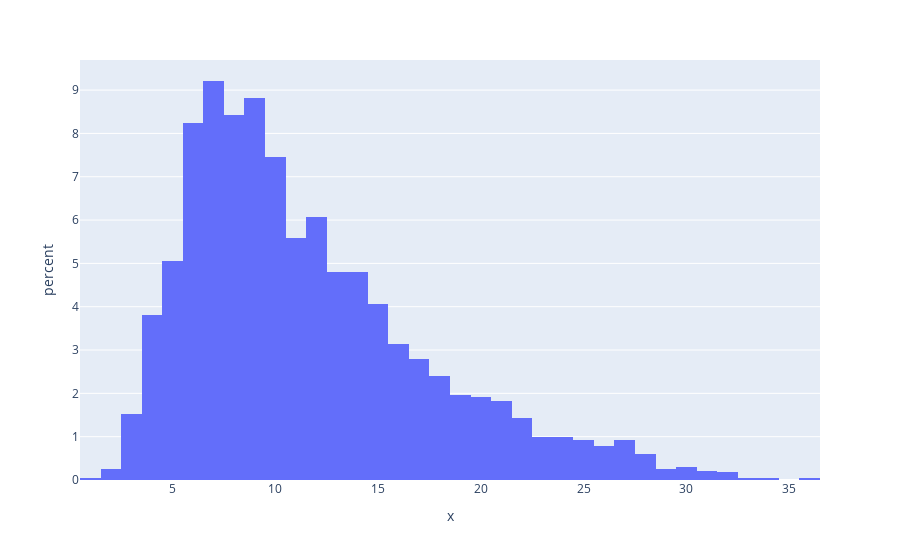

This figure's notebook cell:
### Markdown cell above
# How are the Points Distributed?

### Code cell
fig = px.histogram(x=rs_df['PTS'], histnorm='percent')
fig.show()

### Figure 1 — Plotly figure (JSON) as saved in the notebook; plotly's stock layout.template omitted (floating-point values rounded to 4 significant figures; data arrays with more than 128 entries replaced by an {"elided": "..."} marker saying what was removed)
{"data": [{"alignmentgroup": "True", "bingroup": "x", "histnorm": "percent", "hovertemplate": "x=%{x}<br>percent=%{y}<extra></extra>", "legendgroup": "", "marker": {"color": "#636efa", "pattern": {"shape": ""}}, "name": "", "offsetgroup": "", "orientation": "v", "showlegend": false, "type": "histogram", "x": {"elided": "2291 float values"}, "xaxis": "x", "yaxis": "y"}], "layout": {"barmode": "relative", "legend": {"tracegroupgap": 0}, "margin": {"t": 60}, "xaxis": {"anchor": "y", "domain": [0, 1], "title": {"text": "x"}}, "yaxis": {"anchor": "x", "domain": [0, 1], "title": {"text": "percent"}}}}
